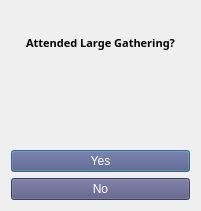
   <widget class="QWidget" name="gridLayoutWidget_4">
    <property name="geometry">
     <rect>
      <x>730</x>
      <y>510</y>
      <width>201</width>
      <height>211</height>
     </rect>
    </property>
    <layout class="QGridLayout" name="gridLayout_4">
     <item row="0" column="0">
      <widget class="QLabel" name="label_20">
       <property name="font">
        <font>
         <family>Century Gothic</family>
         <pointsize>8</pointsize>
         <weight>75</weight>
         <bold>true</bold>
        </font>
       </property>
       <property name="text">
        <string>Attended Large Gathering?</string>
       </property>
       <property name="alignment">
        <set>Qt::AlignCenter</set>
       </property>
      </widget>
     </item>
     <item row="3" column="0">
      <widget class="QPushButton" name="no_button_11">
       <property name="enabled">
        <bool>true</bool>
       </property>
       <property name="autoFillBackground">
        <bool>false</bool>
       </property>
       <property name="styleSheet">
        <string notr="true">font: 12pt &quot;Broadway&quot;;
color: rgb(255, 255, 255);
background-color: rgb(85, 85, 127);</string>
       </property>
       <property name="text">
        <string>No</string>
       </property>
      </widget>
     </item>
     <item row="2" column="0">
      <widget class="QPushButton" name="yes_button_11">
       <property name="enabled">
        <bool>true</bool>
       </property>
       <property name="autoFillBackground">
        <bool>false</bool>
       </property>
       <property name="styleSheet">
        <string notr="true">font: 12pt &quot;Broadway&quot;;
color: rgb(255, 255, 255);
background-color: rgb(85, 85, 127);</string>
       </property>
       <property name="text">
        <string>Yes</string>
       </property>
       <property name="checkable">
        <bool>true</bool>
       </property>
       <property name="autoExclusive">
        <bool>false</bool>
       </property>
       <property name="autoDefault">
        <bool>true</bool>
       </property>
       <property name="default">
        <bool>true</bool>
       </property>
       <property name="flat">
        <bool>false</bool>
       </property>
      </widget>
     </item>
     <item row="1" column="0">
      <widget class="QLabel" name="label_21">
       <property name="text">
        <string/>
       </property>
       <property name="pixmap">
        <pixmap resource="resource.qrc">:/newPrefix/3.jpg</pixmap>
       </property>
       <property name="scaledContents">
        <bool>true</bool>
       </property>
       <property name="alignment">
        <set>Qt::AlignCenter</set>
       </property>
      </widget>
     </item>
    </layout>
   </widget>
